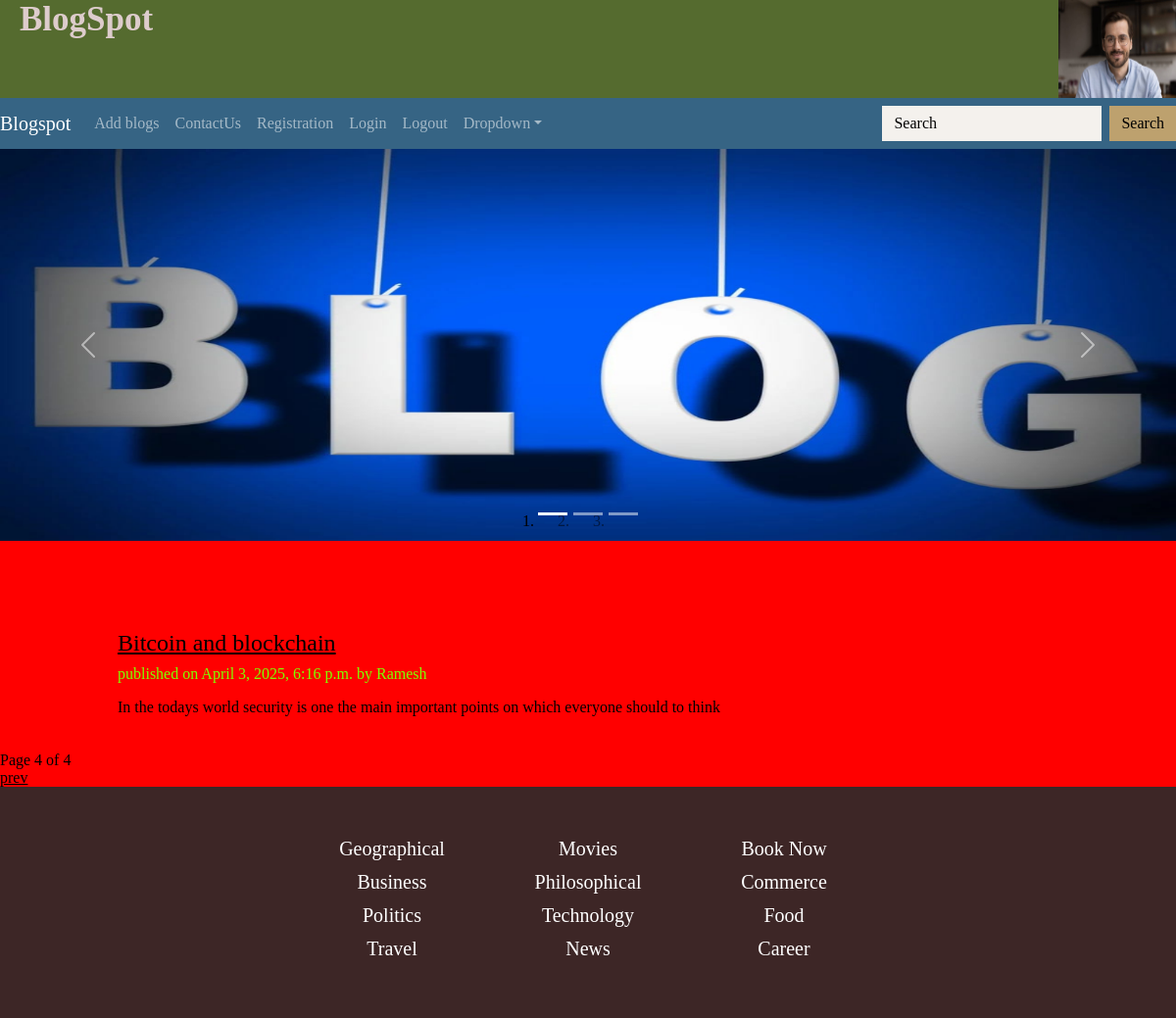
/?page=4, run on the app's committed database.
### blogApp/models.py (models this page shows, shortened)
class Post(models.Model):
    STATUS_CHOICES = (
        ('draft', 'Draft'),
        ('published', 'Published'),
    )
    title = models.CharField(max_length=256)
    slug = models.SlugField(max_length=264,unique_for_date='publish')
    author = models.ForeignKey(CustomUser, related_name='blog_posts', on_delete=models.CASCADE)
    body = models.TextField()
    publish = models.DateTimeField(default=timezone.now)
    created = models.DateTimeField(auto_now_add=True)
    updated = models.DateTimeField(auto_now=True)
    status = models.CharField(max_length=10,choices = STATUS_CHOICES,default='draft')
    objects = CustomManager()
    class Meta:
        ordering = ('publish',)
    def get_absolute_url(self):
        return reverse('blogdetail', args=[self.publish.year, self.publish.month, self.publish.day, self.slug])

class CustomUser(AbstractUser):
    address = models.TextField(blank=True, null=True)
    contact = models.CharField(max_length=15, blank=True, null=True)
    groups = models.ManyToManyField(
        Group,
        related_name="customuser_groups_set",  # Avoid conflict with auth.User.groups
        blank=True,
        help_text="The groups this user belongs to.",
        verbose_name="groups",
    )
    user_permissions = models.ManyToManyField(
        Permission,
        related_name="customuser_permissions",  # Avoid conflict with auth.User.user_permissions
        blank=True,
        help_text="Specific permissions for this user.",
        verbose_name="user permissions",
    )

### blogApp/views.py (the view)
# urls.py: path('',views.PostListView.as_view()),
class PostListView(ListView):
    model = Post
    paginate_by = 1

### blogApp/models.py (called while the page is built)
    def get_queryset(self):
        return super().get_queryset().filter()

### templates/blogApp/post_list.html
{%extends 'blogApp/base.html' %}
{% block body_block %}
{% if post_list %}
{% for val in post_list %}
    <div id="blog-list"style="padding-left:10%;margin-top:30px;padding-bottom:20px;">
        <a href="{{val.get_absolute_url}}"><h4>{{val.title}}</h4></a>
        <p id="date">published on {{val.publish}}  by {{val.author}}</p>
        <p >{{val.body|truncatewords:30|linebreaks}}</p>
    </div>
{%endfor%}
{%endif%}
{% include 'blogApp/pagination.html' with page=page_obj %}
{% endblock body_block %}

### static/css/style1.css (style rules this page uses)
#blog-list { padding-left: 5%; padding:5%; }
body { background-color: red; }
#date { color:chartreuse; }

### data on the page
Post: title "Bitcoin and blockchain", publish "April 3, 2025, 6:16 p.m.", author "Ramesh", body "In the todays world security is one the main important points on which everyone should to think"

### other printed values
{{ page.number }} "4"
{{ page.paginator.num_pages }} "4"
